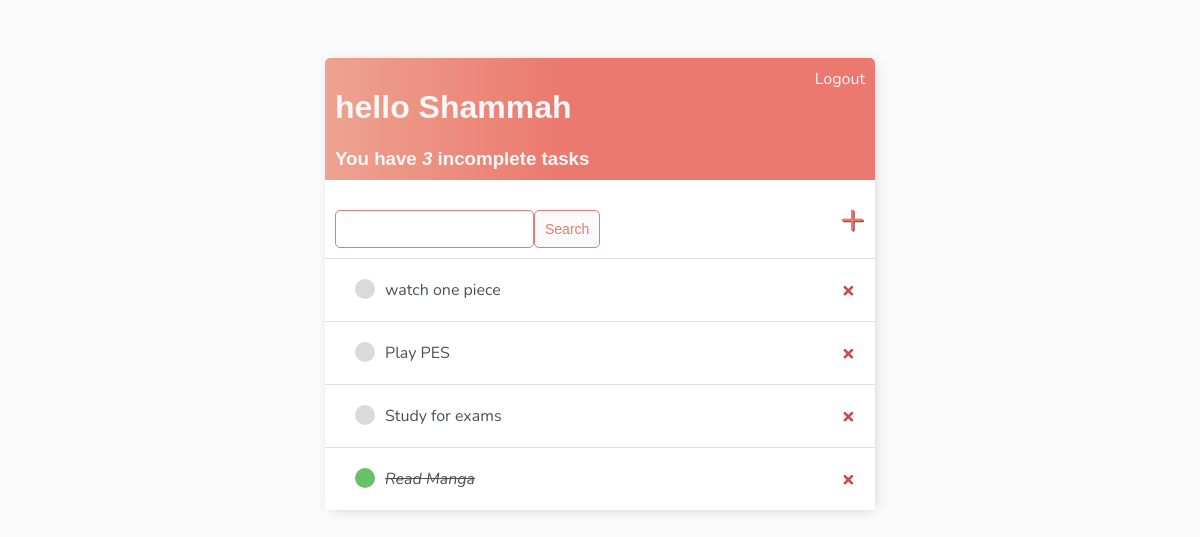
Page / (signed in) on the earlier database version.
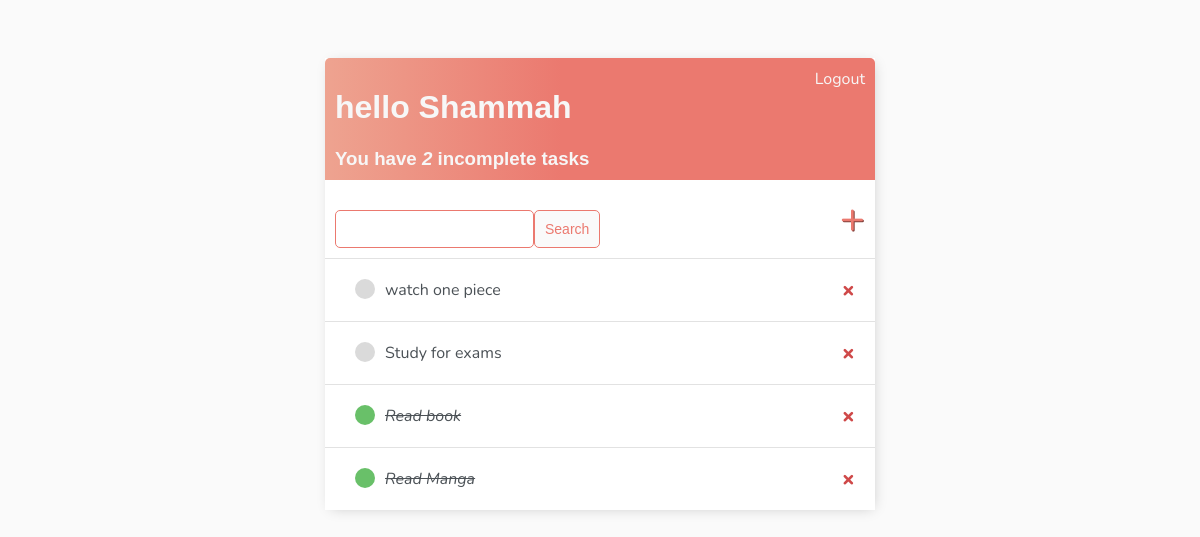
Same page on the later database version.
### newapp/models.py (models this page shows)
class Task(models.Model):
    user = models.ForeignKey(User, on_delete=models.CASCADE, null=True, blank=True)
    title = models.CharField(max_length=200)
    description = models.TextField( null=True, blank=True)
    complete = models.BooleanField(default=False)
    created = models.DateTimeField(auto_now_add=True)
    def __str__(self):
        return self.title
    class Meta():
        ordering = ['complete']

### newapp/views.py (the view)
class TaskList(LoginRequiredMixin, ListView):
    model = Task
    context_object_name = "tasks"
    def get_context_data(self, **kwargs):
        context = super().get_context_data(**kwargs)
        context ['tasks'] = context['tasks'].filter(user=self.request.user)
        context ['count'] = context['tasks'].filter(complete=False).count()
        search_input = self.request.GET.get('Search-area') or ''
        if search_input:
            context['tasks'] = context['tasks'].filter(title__icontains=search_input)
        context ['search_input'] = search_input
        return context

### newapp/templates/newapp/task_list.html
{% extends 'newapp/main.html' %} {% block content %}
<div class="header-bar">
  <div>
    <h1>hello {{request.user|title}}</h1>
    <h3 style="margin: 0">
      You have <i>{{count}}</i> incomplete task{{count|pluralize:"s"}}
    </h3>
  </div>
  {% if request.user.is_authenticated %}
  <a href="{% url 'logout' %}" style="color: rgb(247, 247, 247);
  text-decoration: none;" >Logout</a>
  {% else %}
  <a href="{% url 'login' %}">Login</a>
  {% endif %}
</div>
<div id="search-add-wrapper">
  <form method="GET" style="margin-top: 20px;display: flex;">
    <input type="text" name="Search-area" value="{{search_input}}" />
    <input class="button" type="submit" value="Search" />
  </form>
  <a id="add-link" href="{% url 'task-create' %}">&#x2b</a>
</div>
<div class="task-item-wrappper">
  {% for task in tasks %}
  <div class="task-wrapper">
    {% if task.complete %}
    <div class="task-title">
      <div class="task-complete-icon"></div>
      <i><s><a href="{% url 'task-update' task.id %}">{{task}}</a></s></i>
    </div>
    <a href="{% url 'task-delete' task.id %}" class="delete-link">&#215;</a>
    {% else %}
    <div class="task-title">
      <div class="task-incomplete-icon"></div>
      <a href="{% url 'task-update' task.id %}">{{task}}</a>
    </div>
    <a href="{% url 'task-delete' task.id %}" class="delete-link">&#215;</a>
    {% endif %}
  </div>
  {% empty %}
  <h3>No items in list</h3>
  {% endfor %}
</div>
{% endblock content %}

### newapp/templates/newapp/main.html (shortened to what this page needs)
<!DOCTYPE html>
<html>
  <head>
  </head>
  <body>
    <div class="container">{% block content %} {% endblock content %}</div>
  </body>
</html>

### newapp/templates/newapp/main.html (style rules this page uses)
body { background-color: #fafafa; font-family: "Nunito", sans-serif; padding-top: 50px; }
h1, h2, h3, h4, h5, h6 { font-family: "Raleway", sans-serif; }
a, p { color: #4b5156; }
.container { max-width: 550px; margin: auto; background-color: #fff; -webkit-box-shadow: 2px 2px 13px -4px rgba(0, 0, 0, 0.21); box-shadow: 2px 2px 13px -4px rgba(0, 0, 0, 0.21); }
.header-bar { display: flex; justify-content: space-between; color: #fff; padding: 10px; border-radius: 5px 5px 0 0; background: linear-gradient( 90deg, #eea390 0%, #eb796f 43%, #eb796f 100% ); }
.header-bar, a { color: rgb(247, 247, 247); text-decoration: none; }
.task-wrapper { display: flex; align-items: center; justify-content: space-between; padding: 20px; background-color: #fff; border-top: 1px solid rgb(226, 226, 226); }
.task-title { display: flex; }
.task-title, a { text-decoration: none; color: #4b5156; margin-left: 10px; }
.task-complete-icon { height: 20px; width: 20px; background-color: rgb(105, 192, 105); border-radius: 50%; }
.task-incomplete-icon { height: 20px; width: 20px; background-color: rgb(218, 218, 218); border-radius: 50%; }
.delete-link { text-decoration: none; font-weight: 900; color: #cf4949; font-size: 22px; line-height: 0; }
#search-add-wrapper { display: flex; justify-content: space-between; align-items: center; padding: 10px; }
#add-link { color: #eb796f; text-decoration: none; font-size: 42px; text-shadow: 1px 1px #81413b; }
input[type="text"], input[type="password"], textarea { border: 1px solid #eb796f; border-radius: 5px; padding: 10px; width: 90%; }
.button { border: 1px solid #eb796f; background-color: #fafafa; color: #eb796f; padding: 10px; font-size: 14px; border-radius: 5px; cursor: pointer; text-decoration: none; }

Differences in the rows shown:
shown differently, row unchanged: Task "Study for exams": moves up the list
changed Task: complete False → True (drawn); title "Play PES" → "Read book"
Other differences:
{{ count }}: "3" → "2"
